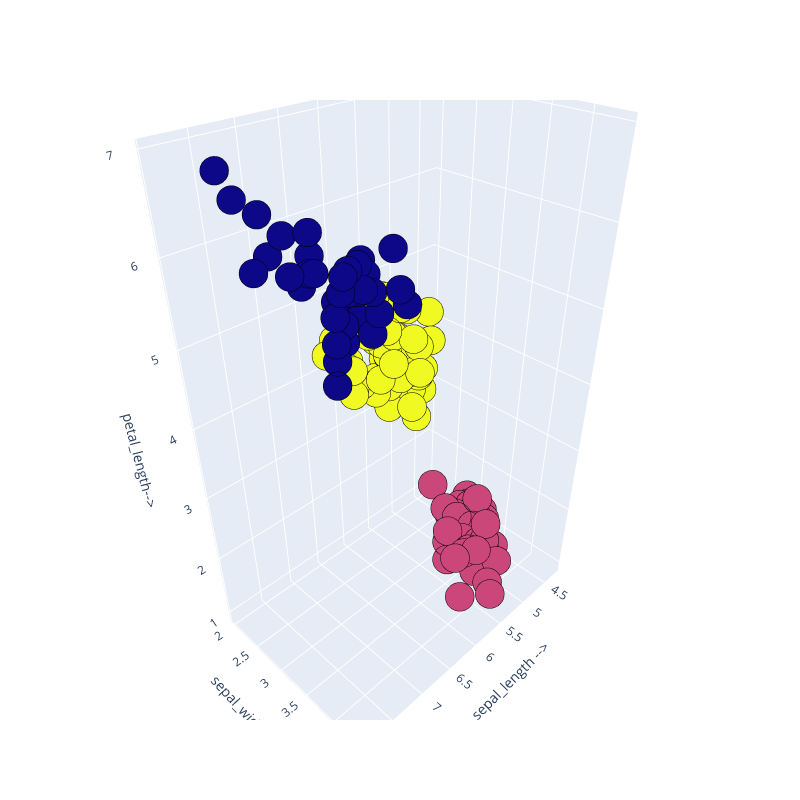

Notebook code for this chart:
### Markdown cell above
#####  Comparing Silhouette Score and Elbow Method

- **Objective**: While the Silhouette Score is focused on the quality of the clustering (i.e., how distinct the clusters are), the Elbow Method is more about minimizing variance within each cluster.
- **Clarity of Indication**: The Elbow Method can sometimes be ambiguous, as the 'elbow' might not be very pronounced. The Silhouette Score, on the other hand, provides a more definitive numerical value that can be easier to interpret.
- **Use Cases**: The Silhouette Score is particularly useful when the data is not too high-dimensional and when the clusters are expected to be dense and well separated. The Elbow Method is often used as a general guideline, especially when computational simplicity is desired.

Both methods have their strengths and can be used complementarily. The Elbow Method can give a good initial estimate of the number of clusters, which can then be refined using the Silhouette Score for more precise and qualitative assessment.

### Code cell
import plotly.graph_objects as go  #for 3D plot

## K-means using k = 3
kmeans = KMeans(n_clusters=3)
kmeans.fit(X)
y_kmeans = kmeans.predict(X)

## 3D plot 
Scene = dict(xaxis = dict(title  = 'sepal_length -->'),yaxis = dict(title  = 'sepal_width--->'),zaxis = dict(title  = 'petal_length-->'))

labels = kmeans.labels_
trace = go.Scatter3d(x=X[:, 0], y=X[:, 1], z=X[:, 2], mode='markers',marker=dict(color = labels, size= 10, line=dict(color= 'black',width = 10)))
layout = go.Layout(margin=dict(l=0,r=0),scene = Scene,height = 800,width = 800)
data = [trace]
fig = go.Figure(data = data, layout = layout)
fig.show()

### Figure 1 — Plotly figure (JSON) as saved in the notebook; plotly's stock layout.template omitted (floating-point values rounded to 4 significant figures; data arrays with more than 128 entries replaced by an {"elided": "..."} marker saying what was removed)
{"data": [{"marker": {"color": {"elided": "150 int values"}, "line": {"color": "black", "width": 10}, "size": 10}, "mode": "markers", "type": "scatter3d", "x": {"elided": "150 float values"}, "y": {"elided": "150 float values"}, "z": {"elided": "150 float values"}}], "layout": {"height": 800, "margin": {"l": 0, "r": 0}, "scene": {"xaxis": {"title": {"text": "sepal_length -->"}}, "yaxis": {"title": {"text": "sepal_width--->"}}, "zaxis": {"title": {"text": "petal_length-->"}}}, "width": 800}}
